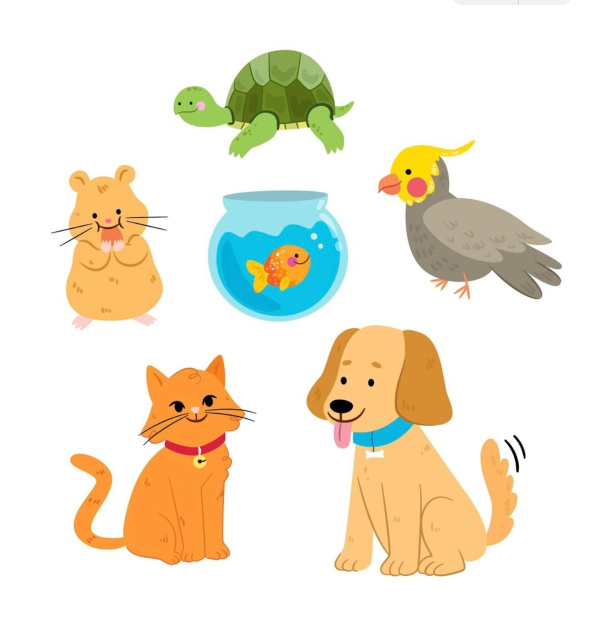
#> input picture a1.jpeg, 1199 x 1280 px (shown at 1/2 size)
$ python problem12.py
#> lines starting #> are read from the running program, lines starting #| are printed output that depends on the picture
import cv2
import numpy as np
import matplotlib.pyplot as plt

def perform_image_arithmetic(img1_path, img2_path):
#> called with img1_path = 'a1.jpeg', img2_path = 'o1.jpeg'
    img1 = cv2.imread(img1_path)
#> img1 is the input picture: shape (1280, 1199, 3); mean B, G, R 216.1, 233, 239.8
    img2 = cv2.imread(img2_path)
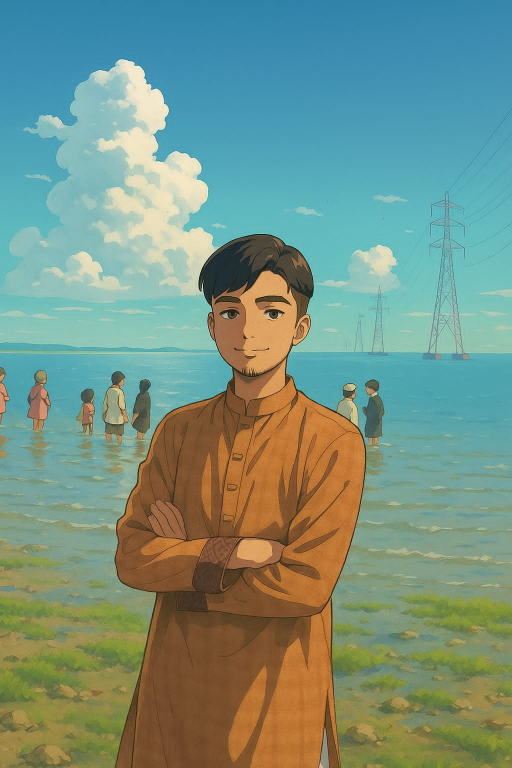
#> input picture o1.jpeg, 1024 x 1536 px (shown at 1/2 size)
#> img2 is the input picture: shape (1536, 1024, 3); mean B, G, R 130.9, 147, 118.4

    if img1 is None or img2 is None:
        print("Error: Could not load one or both images. Check file paths.")
        return

    if img1.shape != img2.shape:
        print(f"Resizing img2 from {img2.shape[:2]} to match img1 {img1.shape[:2]}...")
#> (printed output is left out)
        img2 = cv2.resize(img2, (img1.shape[1], img1.shape[0]))
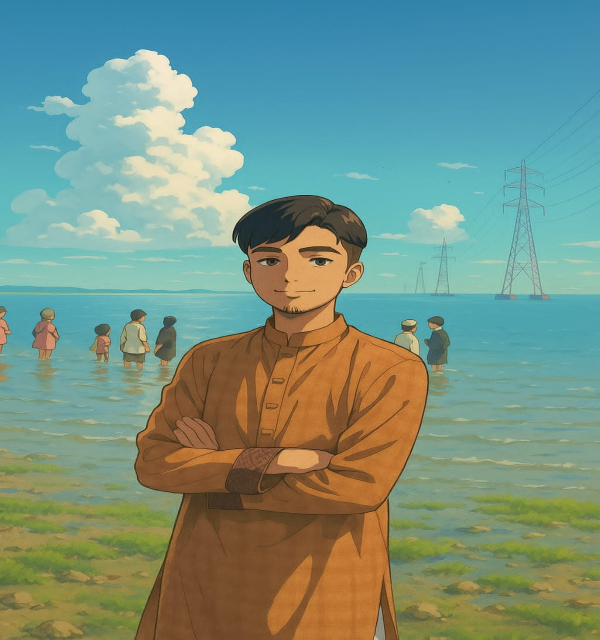
#> img2: shape (1280, 1199, 3) (shown at 1/2 size); mean B, G, R 130.8, 146.9, 118.3

    img1_rgb = cv2.cvtColor(img1, cv2.COLOR_BGR2RGB)
    img2_rgb = cv2.cvtColor(img2, cv2.COLOR_BGR2RGB)

    added = cv2.add(img1_rgb, img2_rgb)
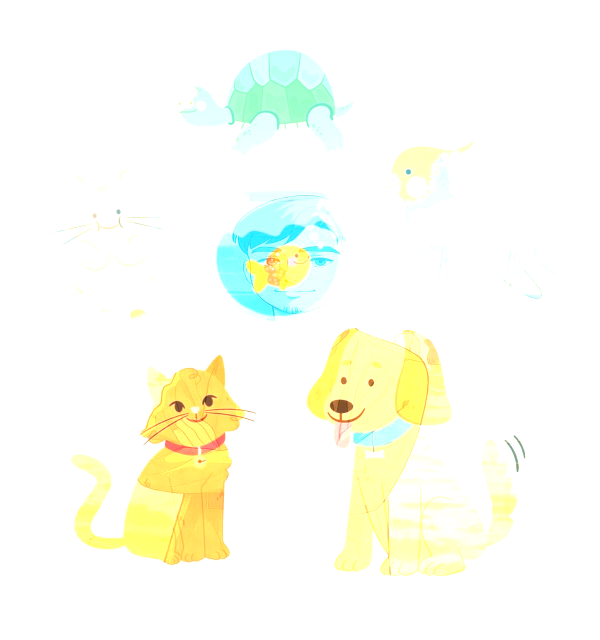
#> added: shape (1280, 1199, 3) (shown at 1/2 size); mean R, G, B 251.2, 253.5, 241.5

    subtracted = cv2.absdiff(img1_rgb, img2_rgb)
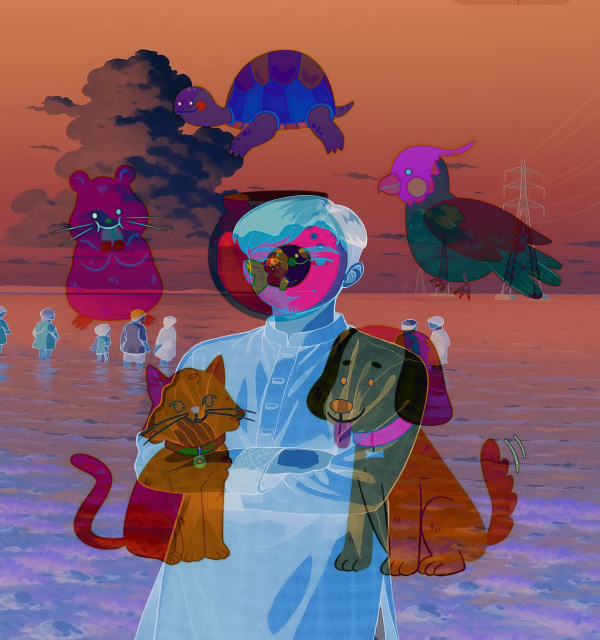
#> subtracted: shape (1280, 1199, 3) (shown at 1/2 size); mean R, G, B 128.6, 91.4, 104.9

    mult_float = (img1_rgb.astype(np.float32) / 255.0) * (img2_rgb.astype(np.float32) / 255.0)
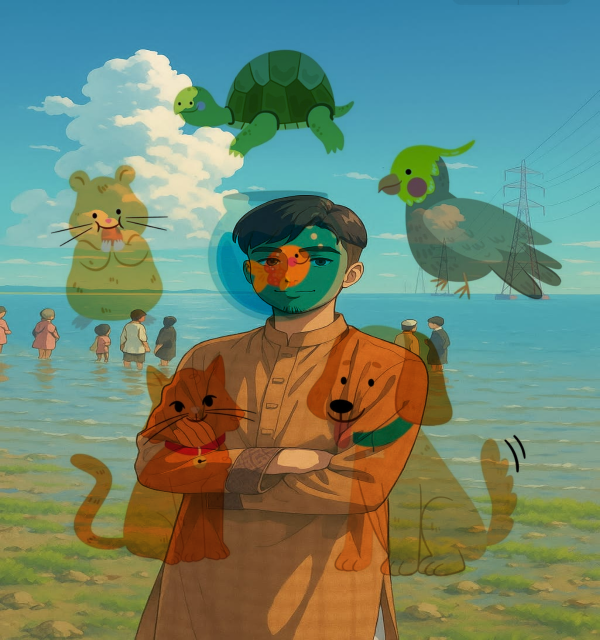
#> mult_float: shape (1280, 1199, 3) float32 (shown at 1/2 size); mean R, G, B 0.434, 0.528, 0.444
    multiplied = (mult_float * 255.0).astype(np.uint8)


#> (the run stopped early here; a loop or call above may not have finished)
